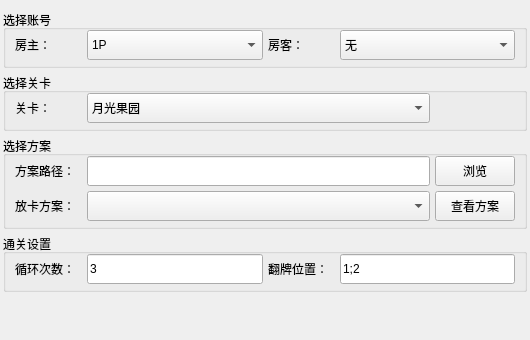
<?xml version="1.0" encoding="UTF-8"?>
<ui version="4.0">
 <class>UnionDungeonParam</class>
 <widget class="QWidget" name="UnionDungeonParam">
  <property name="geometry">
   <rect>
    <x>0</x>
    <y>0</y>
    <width>530</width>
    <height>340</height>
   </rect>
  </property>
  <property name="windowTitle">
   <string>Form</string>
  </property>
  <layout class="QVBoxLayout" name="verticalLayout_top">
   <property name="spacing">
    <number>5</number>
   </property>
   <property name="leftMargin">
    <number>3</number>
   </property>
   <property name="topMargin">
    <number>10</number>
   </property>
   <property name="rightMargin">
    <number>3</number>
   </property>
   <property name="bottomMargin">
    <number>3</number>
   </property>
   <item>
    <widget class="QGroupBox" name="groupBox_select_players">
     <property name="title">
      <string>选择账号</string>
     </property>
     <layout class="QHBoxLayout" name="horizontalLayout_select_player">
      <property name="spacing">
       <number>5</number>
      </property>
      <property name="topMargin">
       <number>0</number>
      </property>
      <property name="bottomMargin">
       <number>5</number>
      </property>
      <item>
       <widget class="QLabel" name="label_select_1p">
        <property name="maximumSize">
         <size>
          <width>67</width>
          <height>16777215</height>
         </size>
        </property>
        <property name="text">
         <string>房主：</string>
        </property>
       </widget>
      </item>
      <item>
       <widget class="QComboBox" name="comboBox_select_1p">
        <property name="minimumSize">
         <size>
          <width>0</width>
          <height>30</height>
         </size>
        </property>
        <item>
         <property name="text">
          <string>1P</string>
         </property>
        </item>
        <item>
         <property name="text">
          <string>2P</string>
         </property>
        </item>
       </widget>
      </item>
      <item>
       <widget class="QLabel" name="label_select_2p">
        <property name="maximumSize">
         <size>
          <width>67</width>
          <height>16777215</height>
         </size>
        </property>
        <property name="text">
         <string>房客：</string>
        </property>
       </widget>
      </item>
      <item>
       <widget class="QComboBox" name="comboBox_select_2p">
        <property name="minimumSize">
         <size>
          <width>0</width>
          <height>30</height>
         </size>
        </property>
        <item>
         <property name="text">
          <string>无</string>
         </property>
        </item>
        <item>
         <property name="text">
          <string>1P</string>
         </property>
        </item>
        <item>
         <property name="text">
          <string>2P</string>
         </property>
        </item>
       </widget>
      </item>
     </layout>
    </widget>
   </item>
   <item>
    <widget class="QGroupBox" name="groupBox_select_level">
     <property name="maximumSize">
      <size>
       <width>16777215</width>
       <height>60</height>
      </size>
     </property>
     <property name="title">
      <string>选择关卡</string>
     </property>
     <layout class="QHBoxLayout" name="horizontalLayout_select_level" stretch="1,1,0">
      <property name="spacing">
       <number>5</number>
      </property>
      <property name="leftMargin">
       <number>9</number>
      </property>
      <property name="topMargin">
       <number>0</number>
      </property>
      <property name="bottomMargin">
       <number>5</number>
      </property>
      <item>
       <widget class="QLabel" name="label_level_name">
        <property name="maximumSize">
         <size>
          <width>67</width>
          <height>16777215</height>
         </size>
        </property>
        <property name="text">
         <string>关卡：</string>
        </property>
       </widget>
      </item>
      <item>
       <widget class="QComboBox" name="comboBox_level_name">
        <property name="minimumSize">
         <size>
          <width>0</width>
          <height>30</height>
         </size>
        </property>
        <item>
         <property name="text">
          <string>月光果园</string>
         </property>
        </item>
        <item>
         <property name="text">
          <string>堕落深渊</string>
         </property>
        </item>
        <item>
         <property name="text">
          <string>死亡之棘</string>
         </property>
        </item>
       </widget>
      </item>
      <item>
       <spacer name="horizontalSpacer">
        <property name="orientation">
         <enum>Qt::Horizontal</enum>
        </property>
        <property name="sizeHint" stdset="0">
         <size>
          <width>85</width>
          <height>20</height>
         </size>
        </property>
       </spacer>
      </item>
     </layout>
    </widget>
   </item>
   <item>
    <widget class="QGroupBox" name="groupBox_select_plan">
     <property name="title">
      <string>选择方案</string>
     </property>
     <layout class="QGridLayout" name="gridLayout_select_plan">
      <property name="topMargin">
       <number>0</number>
      </property>
      <property name="bottomMargin">
       <number>5</number>
      </property>
      <property name="spacing">
       <number>5</number>
      </property>
      <item row="0" column="0">
       <widget class="QLabel" name="label_plan_path">
        <property name="minimumSize">
         <size>
          <width>67</width>
          <height>0</height>
         </size>
        </property>
        <property name="maximumSize">
         <size>
          <width>67</width>
          <height>30</height>
         </size>
        </property>
        <property name="text">
         <string>方案路径：</string>
        </property>
       </widget>
      </item>
      <item row="0" column="1">
       <widget class="QLineEdit" name="lineEdit_plan_path">
        <property name="minimumSize">
         <size>
          <width>0</width>
          <height>30</height>
         </size>
        </property>
       </widget>
      </item>
      <item row="0" column="2">
       <widget class="QPushButton" name="pushButton_plan_path">
        <property name="minimumSize">
         <size>
          <width>80</width>
          <height>30</height>
         </size>
        </property>
        <property name="maximumSize">
         <size>
          <width>80</width>
          <height>30</height>
         </size>
        </property>
        <property name="text">
         <string>浏览</string>
        </property>
       </widget>
      </item>
      <item row="1" column="0">
       <widget class="QLabel" name="label_1p_plan">
        <property name="maximumSize">
         <size>
          <width>67</width>
          <height>30</height>
         </size>
        </property>
        <property name="text">
         <string>放卡方案：</string>
        </property>
       </widget>
      </item>
      <item row="1" column="1">
       <widget class="QComboBox" name="comboBox_1p_plan">
        <property name="minimumSize">
         <size>
          <width>0</width>
          <height>30</height>
         </size>
        </property>
       </widget>
      </item>
      <item row="1" column="2">
       <widget class="QPushButton" name="pushButton_view_plan">
        <property name="minimumSize">
         <size>
          <width>80</width>
          <height>30</height>
         </size>
        </property>
        <property name="maximumSize">
         <size>
          <width>80</width>
          <height>30</height>
         </size>
        </property>
        <property name="text">
         <string>查看方案</string>
        </property>
       </widget>
      </item>
     </layout>
    </widget>
   </item>
   <item>
    <widget class="QGroupBox" name="groupBox_level_setting">
     <property name="maximumSize">
      <size>
       <width>16777215</width>
       <height>90</height>
      </size>
     </property>
     <property name="title">
      <string>通关设置</string>
     </property>
     <layout class="QHBoxLayout" name="horizontalLayout">
      <property name="spacing">
       <number>5</number>
      </property>
      <property name="topMargin">
       <number>0</number>
      </property>
      <property name="bottomMargin">
       <number>5</number>
      </property>
      <item>
       <widget class="QLabel" name="label_loop_count">
        <property name="minimumSize">
         <size>
          <width>67</width>
          <height>0</height>
         </size>
        </property>
        <property name="text">
         <string>循环次数：</string>
        </property>
       </widget>
      </item>
      <item>
       <widget class="QLineEdit" name="lineEdit_loop_count">
        <property name="minimumSize">
         <size>
          <width>0</width>
          <height>30</height>
         </size>
        </property>
        <property name="text">
         <string>3</string>
        </property>
       </widget>
      </item>
      <item>
       <widget class="QLabel" name="label_flop_pos">
        <property name="minimumSize">
         <size>
          <width>67</width>
          <height>0</height>
         </size>
        </property>
        <property name="text">
         <string>翻牌位置：</string>
        </property>
       </widget>
      </item>
      <item>
       <widget class="QLineEdit" name="lineEdit_flop_pos">
        <property name="minimumSize">
         <size>
          <width>0</width>
          <height>30</height>
         </size>
        </property>
        <property name="text">
         <string>1;2</string>
        </property>
       </widget>
      </item>
     </layout>
    </widget>
   </item>
   <item>
    <spacer name="verticalSpacer">
     <property name="orientation">
      <enum>Qt::Vertical</enum>
     </property>
     <property name="sizeHint" stdset="0">
      <size>
       <width>20</width>
       <height>61</height>
      </size>
     </property>
    </spacer>
   </item>
  </layout>
 </widget>
 <resources/>
 <connections/>
</ui>
